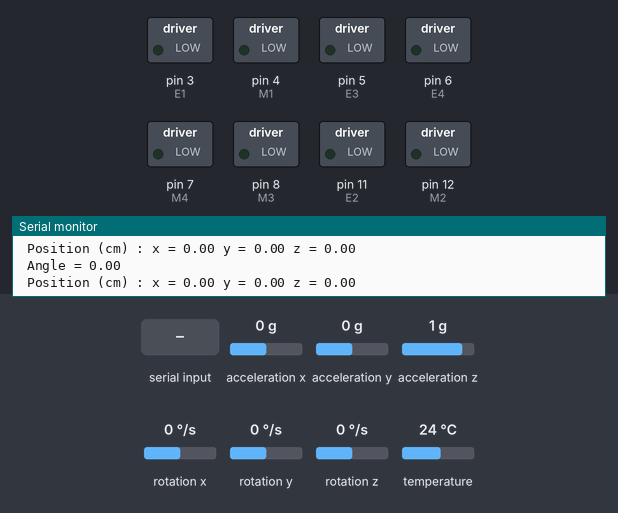
This sketch was run on a simulated Arduino Uno, built with avr-gcc and run on an emulated ATmega328P. Shown: switched loads named in the sketch (green lamp = pin HIGH), the last lines printed to the serial monitor. Inputs (shaded band) come from the test bench; at power-on: acceleration x 0 g, acceleration y 0 g, acceleration z 1 g, rotation x 0 °/s, rotation y 0 °/s, rotation z 0 °/s, temperature 24 °C.

Above: at 4.5 s.
4.6 s: "b" received over Serial
6.1 s: "b" received over the second serial link
7.6 s: "f" received over Serial
9.1 s: "f" received over the second serial link
10.6 s: "1" received over Serial
12.1 s: "b" received over Serial
At 12.8 s:
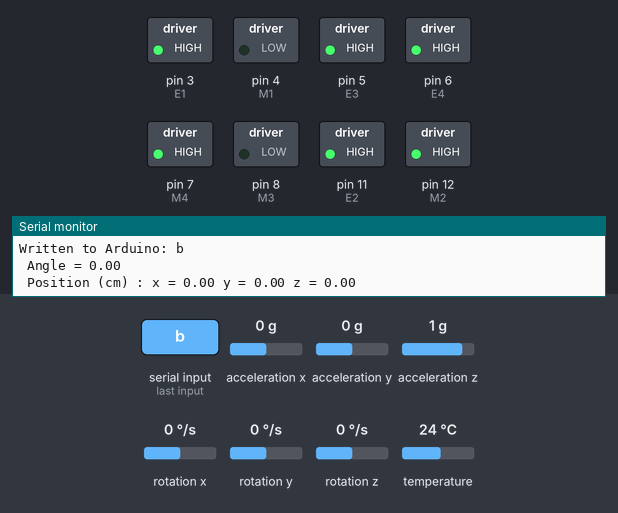
Timing chart, 0 to 25.6 s (numbered marks = the images above; inputs shaded):
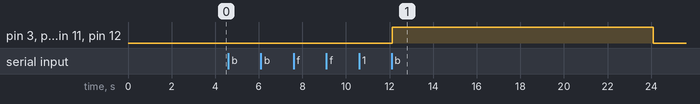

Measured:
- after the input at 12.1 s, pin 3 (E1), pin 5 (E3), pin 6 (E4), pin 7 (M4), pin 11 (E2), pin 12 (M2): LOW → HIGH at once, → LOW 12.0 s later

The sketch:

main.ino
```cpp
#include <SoftwareSerial.h>

#include <Wire.h>

//Libraries
#include <Wire.h>//https://www.arduino.cc/en/reference/wire
#include <SoftwareSerial.h>

//BLE
SoftwareSerial HM10(2, 3); // RX = 2, TX = 3
char appData;
String inData = "";

//motors
const int E1 = 3; ///<Motor1 Speed
const int E2 = 11;///<Motor2 Speed
const int E3 = 5; ///<Motor3 Speed
const int E4 = 6; ///<Motor4 Speed

const int M1 = 4; ///<Motor1 Direction
const int M2 = 12;///<Motor2 Direction
const int M3 = 8; ///<Motor3 Direction
const int M4 = 7; ///<Motor4 Direction

float AccX, AccY, AccZ;
float GyroX, GyroY, GyroZ;
float accAngleX, accAngleY, gyroAngleX, gyroAngleY, gyroAngleZ;
float roll, pitch, yaw;
float AccErrorX, AccErrorY, GyroErrorX, GyroErrorY, GyroErrorZ;
float elapsedTime, currentTime, previousTime;
int c = 0;


void M1_advance(char Speed) ///<Motor1 Advance
{
 digitalWrite(M1,LOW);
 analogWrite(E1,Speed);
}
void M2_advance(char Speed) ///<Motor2 Advance
{
 digitalWrite(M2,HIGH);
 analogWrite(E2,Speed);
}
void M3_advance(char Speed) ///<Motor3 Advance
{
 digitalWrite(M3,LOW);
 analogWrite(E3,Speed);
}
void M4_advance(char Speed) ///<Motor4 Advance
{
 digitalWrite(M4,HIGH);
 analogWrite(E4,Speed);
}

void M1_back(char Speed) ///<Motor1 Back off
{
 digitalWrite(M1,HIGH);
 analogWrite(E1,Speed);
}
void M2_back(char Speed) ///<Motor2 Back off
{
 digitalWrite(M2,LOW);
 analogWrite(E2,Speed);
}
void M3_back(char Speed) ///<Motor3 Back off
{
 digitalWrite(M3,HIGH);
 analogWrite(E3,Speed);
}
void M4_back(char Speed) ///<Motor4 Back off
{
 digitalWrite(M4,LOW);
 analogWrite(E4,Speed);
}

void M1_stop() ///<Motor1 Stop
{
 digitalWrite(M1,LOW);
 analogWrite(E1,0);
}

void M2_stop() ///<Motor2 Stop
{
 digitalWrite(M2,LOW);
 analogWrite(E2,0);
}

void M3_stop() ///<Motor3 Stop
{
 digitalWrite(M3,LOW);
 analogWrite(E3,0);
}

void M4_stop() ///<Motor4 Stop
{
 digitalWrite(M4,LOW);
 analogWrite(E4,0);
}


//ACCELEROMETER
#include <Adafruit_MPU6050.h>//https://github.com/adafruit/Adafruit_MPU6050
#include <Adafruit_Sensor.h>//https://github.com/adafruit/Adafruit_Sensor
Adafruit_MPU6050 mpu;
float velocityX = 0, velocityY = 0, velocityZ = 0;
float positionX = 0, positionY = 0, positionZ = 0;
unsigned long previousMillis = 0;
// Kalman filter variables
float Q_angle = 0.001; // Process noise variance for the accelerometer
float Q_bias = 0.003; // Process noise variance for the gyro bias
float R_measure = 0.03; // Measurement noise variance

float angle = 0; // The angle calculated by the Kalman filter
float bias = 0; // The gyro bias calculated by the Kalman filter
float rate; // Unbiased rate calculated from the rate and the calculated bias

float P[2][2] = {{0,0},{0,0}}; // Error covariance matrix
// Variables to store offsets
float AccX_offset = 0, AccY_offset = 0, AccZ_offset = 0;
float GyroX_offset = 0, GyroY_offset = 0, GyroZ_offset = 0;

void calibrateSensors() {
    int numReadings = 1000; // Number of readings to take for calibration

    // Variables to accumulate readings
    float AccX_sum = 0, AccY_sum = 0, AccZ_sum = 0;
    float GyroX_sum = 0, GyroY_sum = 0, GyroZ_sum = 0;

    for (int i = 0; i < numReadings; i++) {
        sensors_event_t a, g, temp;
        mpu.getEvent(&a, &g, &temp);

        // Accumulate readings
        AccX_sum += a.acceleration.x;
        AccY_sum += a.acceleration.y;
        AccZ_sum += a.acceleration.z;
        GyroX_sum += g.gyro.x;
        GyroY_sum += g.gyro.y;
        GyroZ_sum += g.gyro.z;

        delay(1); // Small delay to simulate real-world conditions
    }

    // Calculate average values to get offsets
    AccX_offset = AccX_sum / numReadings;
    AccY_offset = AccY_sum / numReadings;
    AccZ_offset = AccZ_sum / numReadings;
    GyroX_offset = GyroX_sum / numReadings;
    GyroY_offset = GyroY_sum / numReadings;
    GyroZ_offset = GyroZ_sum / numReadings;
}

void readMPU() {
    sensors_event_t a, g, temp;
    mpu.getEvent(&a, &g, &temp);

    // Subtract offsets from readings
    a.acceleration.x -= AccX_offset;
    a.acceleration.y -= AccY_offset;
    a.acceleration.z -= AccZ_offset;
    g.gyro.x -= GyroX_offset;
    g.gyro.y -= GyroY_offset;
    g.gyro.z -= GyroZ_offset;

    unsigned long currentMillis = millis();
    float dt = (currentMillis - previousMillis) / 1000.0; // Convert to seconds
    previousMillis = currentMillis;

    // Calculate angle based on Accelerometer reading
    float accAngle = atan2(a.acceleration.y, a.acceleration.z) * 180 / M_PI;

    // Calculate the new angle
    rate = g.gyro.x;
    angle += dt * (rate - bias);

    // Update estimation error covariance
    P[0][0] += dt * (dt*P[1][1] - P[0][1] - P[1][0] + Q_angle);
    P[0][1] -= dt * P[1][1];
    P[1][0] -= dt * P[1][1];
    P[1][1] += Q_bias * dt;

    // Calculate Kalman gain
    float S = P[0][0] + R_measure;
    float K[2] = {P[0][0] / S, P[1][0] / S};

    // Calculate angle and bias
    float y = accAngle - angle;
    angle += K[0] * y;
    bias += K[1] * y;

    // Update estimation error covariance
    float P00_temp = P[0][0];
    float P01_temp = P[0][1];

    P[0][0] -= K[0] * P00_temp;
    P[0][1] -= K[0] * P01_temp;
    P[1][0] -= K[1] * P00_temp;
    P[1][1] -= K[1] * P01_temp;

    // Output
    Serial.print(" Angle = ");
    Serial.println(angle);
    Serial.print(" Position (cm) : x = ");
    Serial.print(a.acceleration.x);
    Serial.print(" y = ");
    Serial.print(a.acceleration.y);
    Serial.print(" z = ");
    Serial.println(a.acceleration.z);
}

void setup() {
  //motors
    for(int i=3;i<9;i++)
        pinMode(i,OUTPUT);
    for(int i=11;i<13;i++)
        pinMode(i,OUTPUT);

    M1_stop();
    M2_stop();
    M3_stop();
    M4_stop();

    //ACCELEROMETER
 	  Serial.begin(115200);
    while (!Serial)
      delay(10); // will pause Zero, Leonardo, etc until serial console opens

    Serial.println("Adafruit MPU6050 test!");

    // Try to initialize!
    if (!mpu.begin()) {
      Serial.println("Failed to find MPU6050 chip");
      while (1) {
        delay(10);
      }
    }
    Serial.println("MPU6050 Found!");

    mpu.setAccelerometerRange(MPU6050_RANGE_16_G);
    Serial.print("Accelerometer range set to: ");
    switch (mpu.getAccelerometerRange()) {
    case MPU6050_RANGE_2_G:
      Serial.println("+-2G");
      break;
    case MPU6050_RANGE_4_G:
      Serial.println("+-4G");
      break;
    case MPU6050_RANGE_8_G:
      Serial.println("+-8G");
      break;
    case MPU6050_RANGE_16_G:
      Serial.println("+-16G");
      break;
    }
    mpu.setGyroRange(MPU6050_RANGE_500_DEG);
    Serial.print("Gyro range set to: ");
    switch (mpu.getGyroRange()) {
    case MPU6050_RANGE_250_DEG:
      Serial.println("+- 250 deg/s");
      break;
    case MPU6050_RANGE_500_DEG:
      Serial.println("+- 500 deg/s");
      break;
    case MPU6050_RANGE_1000_DEG:
      Serial.println("+- 1000 deg/s");
      break;
    case MPU6050_RANGE_2000_DEG:
      Serial.println("+- 2000 deg/s");
      break;
    }

    mpu.setFilterBandwidth(MPU6050_BAND_10_HZ);
    Serial.print("Filter bandwidth set to: ");
    switch (mpu.getFilterBandwidth()) {
    case MPU6050_BAND_260_HZ:
      Serial.println("260 Hz");
      break;
    case MPU6050_BAND_184_HZ:
      Serial.println("184 Hz");
      break;
    case MPU6050_BAND_94_HZ:
      Serial.println("94 Hz");
      break;
    case MPU6050_BAND_44_HZ:
      Serial.println("44 Hz");
      break;
    case MPU6050_BAND_21_HZ:
      Serial.println("21 Hz");
      break;
    case MPU6050_BAND_10_HZ:
      Serial.println("10 Hz");
      break;
    case MPU6050_BAND_5_HZ:
      Serial.println("5 Hz");
      break;
    }

    Serial.println("");
    calibrateSensors();

    //BLE
    Serial.begin(9600);
    Serial.println("HM10 serial started at 9600");
    HM10.begin(9600); // set HM10 serial at 9600 baud rate
}

//on receipt of data from BLE, move the motors
//multitask the motors/ble and the accelerometer readings so that they can run concurrently
//If the ble reads F move the motors forward, if the ble reads B move the motors backward
unsigned long previousMillisMotor = 0;
unsigned long previousMillisAccel = 0;
const long intervalMotor = 11000;
const long intervalAccel = 500;
unsigned long motorStartTime = 0;
unsigned long motorRunTime = 11000;


void loop() {
    unsigned long currentMillis = millis();

    //ACCELEROMETER
    if (currentMillis - previousMillisAccel >= intervalAccel) {
        previousMillisAccel = currentMillis;
        readMPU();
    }

    // BLE
    HM10.listen(); // écoute du port HM10

    while (HM10.available() > 0) { // si HM10 envoie quelque chose alors lire
        M1_stop();
        M2_stop();
        M3_stop();
        M4_stop();

        appData = HM10.read(); // Lire les données provenant de HM10
        inData = String(appData); // Convertir les données en chaîne de caractères
        Serial.write(appData); // Afficher les données reçues sur le moniteur série
    }

    if (Serial.available()) { // Read user input if available
        delay(10);
        char user_input = Serial.read(); // Read user input character

        HM10.write(user_input); // Send user input to HM10
        Serial.print("Written to Arduino: ");
        Serial.println(user_input); // Display user input on serial monitor

        // Control motors based on user input
        if (currentMillis - previousMillisMotor >= intervalMotor) {
            previousMillisMotor = currentMillis;
            motorStartTime = currentMillis; // Start timer when motors start running

            // Control motors based on user input
            if (user_input == 'b') {
                // Advance all motors
                M1_advance(255);
                M2_advance(255);
                M3_advance(255);
                M4_advance(255);
                motorRunTime = 12000; // Set motor run time to 12 seconds
            } else if (user_input == 'f') {
                // Back all motors
                M1_back(255);
                M2_back(255);
                M3_back(255);
                M4_back(255);
                motorRunTime = 11000; // Set motor run time to 11 seconds
            }
        }
    }


    // Stop the motors after the specified run time
    if (motorStartTime > 0 && currentMillis - motorStartTime >= motorRunTime) {
        M1_stop();
        M2_stop();
        M3_stop();
        M4_stop();
        motorStartTime = 0;  // Reset the timer
    }
}
```
